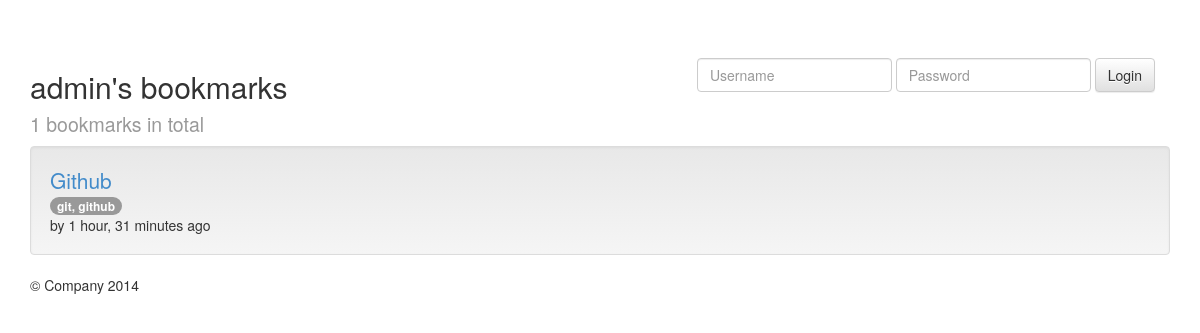
Screenshot of /user/admin/ with the database file from the repository.
### marcador/models.py (models this page shows, shortened)
@python_2_unicode_compatible
class Bookmark(models.Model):
  url = models.URLField()
  title = models.CharField('title', max_length=255)
  description = models.TextField('description', blank=True)
  is_public = models.BooleanField('public', default=True)
  date_created = models.DateTimeField('date created')
  date_updated = models.DateTimeField('date updated')
  owner = models.ForeignKey(User, verbose_name='owner', related_name='bookmarks')
  tags = models.ManyToManyField(Tag, blank=True)
  objects = models.Manager()
  public = PublicBookmarkManager()
  class Meta:
    verbose_name = 'bookmark'
    verbose_name_plural = 'bookmarks'
    ordering = ['-date_created']

@python_2_unicode_compatible
class Tag(models.Model):
  name = models.CharField(max_length=50, unique=True)
  class Meta:
    verbose_name = 'tag'
    verbose_name_plural = 'tags'
    ordering = ['name']
  def __str__(self):
    return self.name

### marcador/views.py (the view)
# urls.py: url(r'^user/(?P<username>[-\w]+)/$', 'bookmark_user',
def bookmark_user(request, username):
  user = get_object_or_404(User, username=username)
  if request.user == user:
    bookmarks = user.bookmarks.all()
  else:
    bookmarks = Bookmark.public.filter(owner__username=username)
  context = {'bookmarks': bookmarks, 'owner': user}
  return render(request, 'marcador/bookmark_user.html', context)

### marcador/templates/marcador/bookmark_user.html (shortened to what this page needs)
{% extends 'marcador/bookmark_list.html' %}
{% block heading %}
<h2>{{ owner.username }}'s bookmarks<br>
  <small>{{ bookmarks.count }} bookmarks in total</small>
</h2>
{% endblock %}

### marcador/templates/marcador/bookmark_list.html (shortened to what this page needs)
{% extends "base.html" %}
{% block content %}
<ul class="list-unstyled"%>
  {% for bookmark in bookmarks %}
  <li class="well">{% include "marcador/bookmark.html" %}</li>
  {% empty %}
  <li>No bookmarks. :(</li>
  {% endfor %}
</ul>
{% endblock %}

### marcador/templates/marcador/bookmark.html (shortened to what this page needs)
<a class="lead" href="{{ bookmark.url }}">{{ bookmark.title }}</a>
{% if not bookmark.is_public %}
<br><span class="badge badge-important">private</span>
{% else %}
<br>
{% endif %}
{% if bookmark.tags.count %}
  {% for tag in bookmark.tags.all %}
    <span class="badge">{{ tag|lower }}</span>&nbsp;
  {% endfor %}
{% endif %}
<br>by
{{ bookmark.date_created|timesince }} ago

### templates/base.html (style rules this page uses)
body { padding-top: 50px; padding-bottom: 20px; }

### rows the page displays
Bookmark: title "Github", date_created "1 hour, 31 minutes"
Tag: name "git, github"

### other values shown
{{ owner.username }} "admin"
{{ bookmarks.count }} "1"
